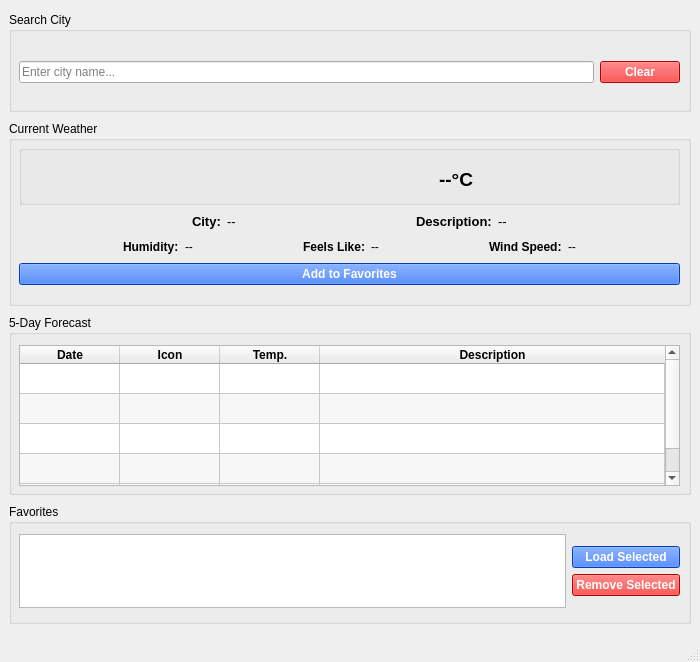
<?xml version="1.0" encoding="UTF-8"?>
<ui version="4.0">
 <class>MainWindow</class>
 <widget class="QMainWindow" name="MainWindow">
  <property name="geometry">
   <rect>
    <x>0</x>
    <y>0</y>
    <width>700</width>
    <height>662</height>
   </rect>
  </property>
  <property name="sizePolicy">
   <sizepolicy hsizetype="Fixed" vsizetype="Fixed">
    <horstretch>0</horstretch>
    <verstretch>0</verstretch>
   </sizepolicy>
  </property>
  <property name="minimumSize">
   <size>
    <width>700</width>
    <height>662</height>
   </size>
  </property>
  <property name="maximumSize">
   <size>
    <width>700</width>
    <height>662</height>
   </size>
  </property>
  <property name="windowTitle">
   <string>Weather Dashboard</string>
  </property>
  <property name="windowIcon">
   <iconset>
    <normaloff>../../../Downloads/weather.png</normaloff>../../../Downloads/weather.png</iconset>
  </property>
  <widget class="QWidget" name="centralwidget">
   <layout class="QVBoxLayout" name="verticalLayout">
    <item>
     <widget class="QGroupBox" name="searchCityGroupBox">
      <property name="minimumSize">
       <size>
        <width>0</width>
        <height>100</height>
       </size>
      </property>
      <property name="maximumSize">
       <size>
        <width>16777215</width>
        <height>100</height>
       </size>
      </property>
      <property name="styleSheet">
       <string notr="true"/>
      </property>
      <property name="title">
       <string>Search City</string>
      </property>
      <property name="checkable">
       <bool>false</bool>
      </property>
      <widget class="QWidget" name="layoutWidget">
       <property name="geometry">
        <rect>
         <x>10</x>
         <y>30</y>
         <width>661</width>
         <height>61</height>
        </rect>
       </property>
       <layout class="QHBoxLayout" name="horizontalLayout_2">
        <item>
         <widget class="QLineEdit" name="cityLineEdit">
          <property name="maxLength">
           <number>32767</number>
          </property>
          <property name="placeholderText">
           <string>Enter city name...</string>
          </property>
         </widget>
        </item>
        <item>
         <widget class="QPushButton" name="clearPushButton">
          <property name="styleSheet">
           <string notr="true">color: rgb(255, 255, 255);
background-color: rgb(255, 0, 0);
font: bold;</string>
          </property>
          <property name="text">
           <string>Clear</string>
          </property>
         </widget>
        </item>
       </layout>
      </widget>
     </widget>
    </item>
    <item>
     <widget class="QGroupBox" name="currentWeatherGroupBox">
      <property name="minimumSize">
       <size>
        <width>0</width>
        <height>185</height>
       </size>
      </property>
      <property name="maximumSize">
       <size>
        <width>16777215</width>
        <height>185</height>
       </size>
      </property>
      <property name="title">
       <string>Current Weather</string>
      </property>
      <widget class="QWidget" name="layoutWidget">
       <property name="geometry">
        <rect>
         <x>10</x>
         <y>24</y>
         <width>661</width>
         <height>152</height>
        </rect>
       </property>
       <layout class="QVBoxLayout" name="verticalLayout_2">
        <item>
         <widget class="QGroupBox" name="groupBox">
          <property name="minimumSize">
           <size>
            <width>0</width>
            <height>60</height>
           </size>
          </property>
          <property name="maximumSize">
           <size>
            <width>16777215</width>
            <height>60</height>
           </size>
          </property>
          <property name="title">
           <string/>
          </property>
          <widget class="QWidget" name="horizontalLayoutWidget_5">
           <property name="geometry">
            <rect>
             <x>10</x>
             <y>14</y>
             <width>641</width>
             <height>41</height>
            </rect>
           </property>
           <layout class="QHBoxLayout" name="horizontalLayout_7">
            <item>
             <spacer name="horizontalSpacer_2">
              <property name="orientation">
               <enum>Qt::Horizontal</enum>
              </property>
              <property name="sizeHint" stdset="0">
               <size>
                <width>40</width>
                <height>20</height>
               </size>
              </property>
             </spacer>
            </item>
            <item>
             <widget class="QLabel" name="weatherIconLabel">
              <property name="font">
               <font>
                <pointsize>14</pointsize>
               </font>
              </property>
              <property name="text">
               <string/>
              </property>
              <property name="scaledContents">
               <bool>true</bool>
              </property>
              <property name="alignment">
               <set>Qt::AlignCenter</set>
              </property>
             </widget>
            </item>
            <item>
             <spacer name="horizontalSpacer_3">
              <property name="orientation">
               <enum>Qt::Horizontal</enum>
              </property>
              <property name="sizeHint" stdset="0">
               <size>
                <width>40</width>
                <height>20</height>
               </size>
              </property>
             </spacer>
            </item>
            <item>
             <widget class="QLabel" name="temperatureLabel">
              <property name="font">
               <font>
                <pointsize>14</pointsize>
                <italic>false</italic>
                <bold>true</bold>
               </font>
              </property>
              <property name="styleSheet">
               <string notr="true">font: bold;</string>
              </property>
              <property name="text">
               <string>--°C</string>
              </property>
              <property name="alignment">
               <set>Qt::AlignCenter</set>
              </property>
             </widget>
            </item>
            <item>
             <spacer name="horizontalSpacer">
              <property name="orientation">
               <enum>Qt::Horizontal</enum>
              </property>
              <property name="sizeHint" stdset="0">
               <size>
                <width>40</width>
                <height>20</height>
               </size>
              </property>
             </spacer>
            </item>
           </layout>
          </widget>
         </widget>
        </item>
        <item>
         <layout class="QHBoxLayout" name="horizontalLayout_5">
          <item>
           <spacer name="horizontalSpacer_9">
            <property name="orientation">
             <enum>Qt::Horizontal</enum>
            </property>
            <property name="sizeHint" stdset="0">
             <size>
              <width>40</width>
              <height>20</height>
             </size>
            </property>
           </spacer>
          </item>
          <item>
           <widget class="QLabel" name="cityTextLabel">
            <property name="font">
             <font>
              <pointsize>10</pointsize>
              <italic>false</italic>
              <bold>true</bold>
             </font>
            </property>
            <property name="styleSheet">
             <string notr="true">font: bold;</string>
            </property>
            <property name="text">
             <string>City:</string>
            </property>
           </widget>
          </item>
          <item>
           <widget class="QLabel" name="cityLabel">
            <property name="font">
             <font>
              <pointsize>10</pointsize>
             </font>
            </property>
            <property name="styleSheet">
             <string notr="true"/>
            </property>
            <property name="text">
             <string>--</string>
            </property>
           </widget>
          </item>
          <item>
           <spacer name="horizontalSpacer_8">
            <property name="orientation">
             <enum>Qt::Horizontal</enum>
            </property>
            <property name="sizeHint" stdset="0">
             <size>
              <width>40</width>
              <height>20</height>
             </size>
            </property>
           </spacer>
          </item>
          <item>
           <widget class="QLabel" name="descriptionTextLabel">
            <property name="font">
             <font>
              <pointsize>10</pointsize>
              <italic>false</italic>
              <bold>true</bold>
             </font>
            </property>
            <property name="styleSheet">
             <string notr="true">font: bold;</string>
            </property>
            <property name="text">
             <string>Description:</string>
            </property>
           </widget>
          </item>
          <item>
           <widget class="QLabel" name="descriptionLabel">
            <property name="font">
             <font>
              <pointsize>10</pointsize>
             </font>
            </property>
            <property name="text">
             <string>--</string>
            </property>
           </widget>
          </item>
          <item>
           <spacer name="horizontalSpacer_4">
            <property name="orientation">
             <enum>Qt::Horizontal</enum>
            </property>
            <property name="sizeHint" stdset="0">
             <size>
              <width>40</width>
              <height>20</height>
             </size>
            </property>
           </spacer>
          </item>
         </layout>
        </item>
        <item>
         <layout class="QHBoxLayout" name="horizontalLayout">
          <item>
           <spacer name="horizontalSpacer_10">
            <property name="orientation">
             <enum>Qt::Horizontal</enum>
            </property>
            <property name="sizeHint" stdset="0">
             <size>
              <width>40</width>
              <height>20</height>
             </size>
            </property>
           </spacer>
          </item>
          <item>
           <widget class="QLabel" name="humidityTextLabel">
            <property name="styleSheet">
             <string notr="true">font: bold;</string>
            </property>
            <property name="text">
             <string>Humidity:</string>
            </property>
           </widget>
          </item>
          <item>
           <widget class="QLabel" name="humidityLabel">
            <property name="styleSheet">
             <string notr="true"/>
            </property>
            <property name="text">
             <string>--</string>
            </property>
           </widget>
          </item>
          <item>
           <spacer name="horizontalSpacer_7">
            <property name="orientation">
             <enum>Qt::Horizontal</enum>
            </property>
            <property name="sizeHint" stdset="0">
             <size>
              <width>40</width>
              <height>20</height>
             </size>
            </property>
           </spacer>
          </item>
          <item>
           <widget class="QLabel" name="feelsLikeTextLabel">
            <property name="styleSheet">
             <string notr="true">font: bold;</string>
            </property>
            <property name="text">
             <string>Feels Like:</string>
            </property>
           </widget>
          </item>
          <item>
           <widget class="QLabel" name="feelsLikeLabel">
            <property name="styleSheet">
             <string notr="true"/>
            </property>
            <property name="text">
             <string>--</string>
            </property>
           </widget>
          </item>
          <item>
           <spacer name="horizontalSpacer_6">
            <property name="orientation">
             <enum>Qt::Horizontal</enum>
            </property>
            <property name="sizeHint" stdset="0">
             <size>
              <width>40</width>
              <height>20</height>
             </size>
            </property>
           </spacer>
          </item>
          <item>
           <widget class="QLabel" name="windTextLabel">
            <property name="styleSheet">
             <string notr="true">font: bold;</string>
            </property>
            <property name="text">
             <string>Wind Speed:</string>
            </property>
           </widget>
          </item>
          <item>
           <widget class="QLabel" name="windLabel">
            <property name="styleSheet">
             <string notr="true"/>
            </property>
            <property name="text">
             <string>--</string>
            </property>
           </widget>
          </item>
          <item>
           <spacer name="horizontalSpacer_5">
            <property name="orientation">
             <enum>Qt::Horizontal</enum>
            </property>
            <property name="sizeHint" stdset="0">
             <size>
              <width>40</width>
              <height>20</height>
             </size>
            </property>
           </spacer>
          </item>
         </layout>
        </item>
        <item>
         <widget class="QPushButton" name="addFavoritesPushButton">
          <property name="styleSheet">
           <string notr="true">background-color: rgb(0, 85, 255);
color: rgb(255, 255, 255);
font: bold;</string>
          </property>
          <property name="text">
           <string>Add to Favorites</string>
          </property>
         </widget>
        </item>
        <item>
         <spacer name="verticalSpacer_7">
          <property name="orientation">
           <enum>Qt::Vertical</enum>
          </property>
          <property name="sizeHint" stdset="0">
           <size>
            <width>20</width>
            <height>40</height>
           </size>
          </property>
         </spacer>
        </item>
       </layout>
      </widget>
     </widget>
    </item>
    <item>
     <widget class="QGroupBox" name="forecastGroupBox">
      <property name="minimumSize">
       <size>
        <width>0</width>
        <height>180</height>
       </size>
      </property>
      <property name="maximumSize">
       <size>
        <width>16777215</width>
        <height>180</height>
       </size>
      </property>
      <property name="title">
       <string>5-Day Forecast</string>
      </property>
      <widget class="QWidget" name="verticalLayoutWidget">
       <property name="geometry">
        <rect>
         <x>10</x>
         <y>30</y>
         <width>661</width>
         <height>141</height>
        </rect>
       </property>
       <layout class="QVBoxLayout" name="verticalLayout_3">
        <item>
         <widget class="QTableWidget" name="forecastTableWidget">
          <property name="sizePolicy">
           <sizepolicy hsizetype="Expanding" vsizetype="Expanding">
            <horstretch>0</horstretch>
            <verstretch>0</verstretch>
           </sizepolicy>
          </property>
          <property name="autoScroll">
           <bool>true</bool>
          </property>
          <property name="autoScrollMargin">
           <number>16</number>
          </property>
          <property name="alternatingRowColors">
           <bool>true</bool>
          </property>
          <property name="wordWrap">
           <bool>true</bool>
          </property>
          <property name="cornerButtonEnabled">
           <bool>true</bool>
          </property>
          <attribute name="horizontalHeaderHighlightSections">
           <bool>false</bool>
          </attribute>
          <attribute name="horizontalHeaderShowSortIndicator" stdset="0">
           <bool>false</bool>
          </attribute>
          <attribute name="horizontalHeaderStretchLastSection">
           <bool>true</bool>
          </attribute>
          <attribute name="verticalHeaderVisible">
           <bool>false</bool>
          </attribute>
          <attribute name="verticalHeaderMinimumSectionSize">
           <number>16</number>
          </attribute>
          <row>
           <property name="text">
            <string/>
           </property>
           <property name="font">
            <font>
             <bold>true</bold>
            </font>
           </property>
          </row>
          <row>
           <property name="text">
            <string/>
           </property>
           <property name="font">
            <font>
             <bold>true</bold>
            </font>
           </property>
           <property name="textAlignment">
            <set>AlignCenter</set>
           </property>
          </row>
          <row>
           <property name="text">
            <string/>
           </property>
           <property name="font">
            <font>
             <bold>true</bold>
            </font>
           </property>
           <property name="textAlignment">
            <set>AlignCenter</set>
           </property>
          </row>
          <row>
           <property name="text">
            <string/>
           </property>
           <property name="font">
            <font>
             <bold>true</bold>
            </font>
           </property>
           <property name="textAlignment">
            <set>AlignCenter</set>
           </property>
          </row>
          <row>
           <property name="text">
            <string/>
           </property>
           <property name="font">
            <font>
             <bold>true</bold>
            </font>
           </property>
           <property name="textAlignment">
            <set>AlignCenter</set>
           </property>
          </row>
          <column>
           <property name="text">
            <string>Date</string>
           </property>
           <property name="font">
            <font>
             <bold>true</bold>
            </font>
           </property>
          </column>
          <column>
           <property name="text">
            <string>Icon</string>
           </property>
           <property name="font">
            <font>
             <bold>true</bold>
            </font>
           </property>
          </column>
          <column>
           <property name="text">
            <string>Temp.</string>
           </property>
           <property name="font">
            <font>
             <bold>true</bold>
            </font>
           </property>
          </column>
          <column>
           <property name="text">
            <string>Description</string>
           </property>
           <property name="font">
            <font>
             <bold>true</bold>
            </font>
           </property>
          </column>
          <item row="0" column="0">
           <property name="textAlignment">
            <set>AlignCenter</set>
           </property>
          </item>
          <item row="0" column="1">
           <property name="text">
            <string/>
           </property>
           <property name="textAlignment">
            <set>AlignCenter</set>
           </property>
          </item>
          <item row="0" column="2">
           <property name="textAlignment">
            <set>AlignCenter</set>
           </property>
          </item>
          <item row="1" column="0">
           <property name="textAlignment">
            <set>AlignCenter</set>
           </property>
          </item>
          <item row="1" column="1">
           <property name="textAlignment">
            <set>AlignCenter</set>
           </property>
          </item>
          <item row="1" column="2">
           <property name="textAlignment">
            <set>AlignCenter</set>
           </property>
          </item>
          <item row="2" column="0">
           <property name="textAlignment">
            <set>AlignCenter</set>
           </property>
          </item>
          <item row="2" column="1">
           <property name="textAlignment">
            <set>AlignCenter</set>
           </property>
          </item>
          <item row="2" column="2">
           <property name="text">
            <string/>
           </property>
           <property name="textAlignment">
            <set>AlignCenter</set>
           </property>
          </item>
          <item row="3" column="0">
           <property name="textAlignment">
            <set>AlignCenter</set>
           </property>
          </item>
          <item row="3" column="1">
           <property name="textAlignment">
            <set>AlignCenter</set>
           </property>
          </item>
          <item row="3" column="2">
           <property name="textAlignment">
            <set>AlignCenter</set>
           </property>
          </item>
          <item row="4" column="0">
           <property name="textAlignment">
            <set>AlignCenter</set>
           </property>
          </item>
          <item row="4" column="1">
           <property name="textAlignment">
            <set>AlignCenter</set>
           </property>
          </item>
          <item row="4" column="2">
           <property name="textAlignment">
            <set>AlignCenter</set>
           </property>
          </item>
         </widget>
        </item>
        <item>
         <spacer name="verticalSpacer">
          <property name="orientation">
           <enum>Qt::Vertical</enum>
          </property>
          <property name="sizeHint" stdset="0">
           <size>
            <width>20</width>
            <height>40</height>
           </size>
          </property>
         </spacer>
        </item>
       </layout>
      </widget>
     </widget>
    </item>
    <item>
     <widget class="QGroupBox" name="favoritesGroupBox">
      <property name="minimumSize">
       <size>
        <width>0</width>
        <height>120</height>
       </size>
      </property>
      <property name="maximumSize">
       <size>
        <width>16777215</width>
        <height>120</height>
       </size>
      </property>
      <property name="title">
       <string>Favorites</string>
      </property>
      <widget class="QWidget" name="verticalLayoutWidget_2">
       <property name="geometry">
        <rect>
         <x>10</x>
         <y>30</y>
         <width>661</width>
         <height>74</height>
        </rect>
       </property>
       <layout class="QVBoxLayout" name="verticalLayout_4">
        <item>
         <layout class="QHBoxLayout" name="horizontalLayout_6">
          <item>
           <widget class="QListWidget" name="favoritesListWidget"/>
          </item>
          <item>
           <layout class="QVBoxLayout" name="verticalLayout_6">
            <item>
             <spacer name="verticalSpacer_2">
              <property name="orientation">
               <enum>Qt::Vertical</enum>
              </property>
              <property name="sizeHint" stdset="0">
               <size>
                <width>20</width>
                <height>40</height>
               </size>
              </property>
             </spacer>
            </item>
            <item>
             <widget class="QPushButton" name="loadFavoritePushButton">
              <property name="styleSheet">
               <string notr="true">background-color: rgb(0, 85, 255);
color: rgb(255, 255, 255);
font: bold;</string>
              </property>
              <property name="text">
               <string>Load Selected</string>
              </property>
             </widget>
            </item>
            <item>
             <widget class="QPushButton" name="removeFavoritePushButton">
              <property name="styleSheet">
               <string notr="true">color: rgb(255, 255, 255);
background-color: rgb(255, 0, 0);
font: bold;</string>
              </property>
              <property name="text">
               <string>Remove Selected</string>
              </property>
             </widget>
            </item>
            <item>
             <spacer name="verticalSpacer_3">
              <property name="orientation">
               <enum>Qt::Vertical</enum>
              </property>
              <property name="sizeHint" stdset="0">
               <size>
                <width>20</width>
                <height>40</height>
               </size>
              </property>
             </spacer>
            </item>
           </layout>
          </item>
         </layout>
        </item>
       </layout>
      </widget>
     </widget>
    </item>
   </layout>
  </widget>
  <widget class="QMenuBar" name="menubar">
   <property name="geometry">
    <rect>
     <x>0</x>
     <y>0</y>
     <width>700</width>
     <height>19</height>
    </rect>
   </property>
  </widget>
  <widget class="QStatusBar" name="statusbar"/>
 </widget>
 <resources/>
 <connections/>
</ui>
